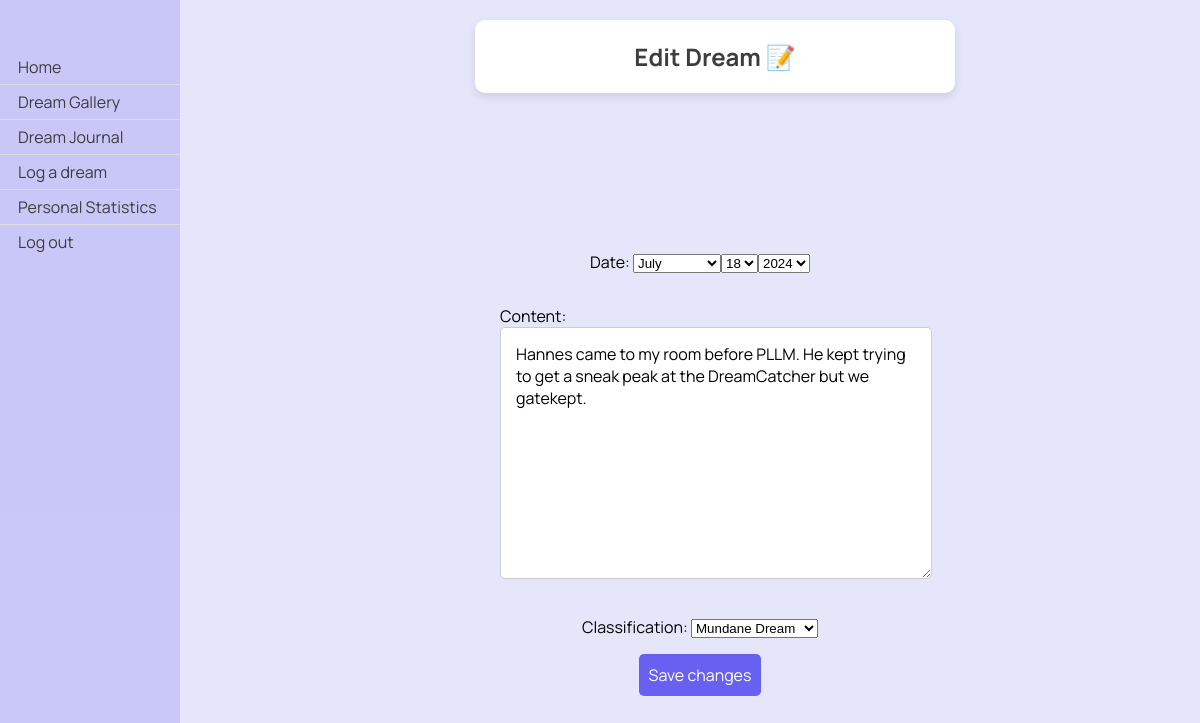
/dreams/edit_dream/216/ (signed in), run on an earlier commit of the app's database.
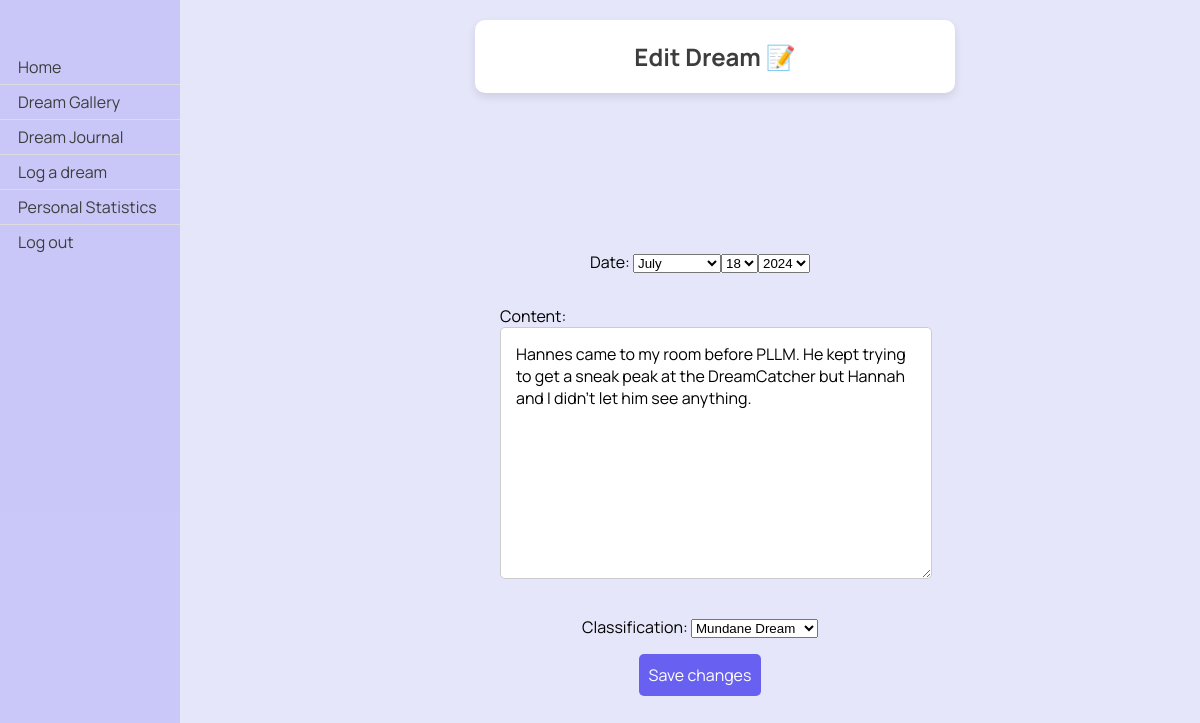
And on a later commit of the database.
### dreams/models.py (models this page shows, shortened)
class Dream(models.Model):
    classification_options = [
        ('0', 'Nightmare'),
        ('1', 'Mundane Dream'),
        ('2', 'Lucid Dream'),
        ('3', 'Existential Dream'),
    ]
    user = models.ForeignKey(User, on_delete=models.CASCADE)
    date = models.DateField()
    time = models.TimeField(default=timezone.now)
    content = models.TextField()
    shared = models.BooleanField(default=False)
    anon = models.BooleanField(default=False)
    processed = models.BooleanField(default=False)
    is_favorite = models.BooleanField(default=False)
    keywords = models.JSONField(default=list, blank=True)
    classification = models.CharField(max_length=1, choices=classification_options, blank=True, null=True, default='')
    characters = models.JSONField(default=list, blank=True)
    places = models.JSONField(default=list, blank=True)
    emotion = models.CharField(max_length=20, blank=True)
    emotion_options = ['anger', 'apprehension', 'sadness', 'confusion', 'happiness', '']
    optional_titles = models.JSONField(default=list, blank=True)
    title = models.TextField(blank=True)
    User.add_to_class('is_new', models.BooleanField(default=True))

### dreams/views.py (the view)
# urls.py: path('edit_dream/<int:dream_id>/', views.edit_dream, name='edit_dream'),
@login_required
def edit_dream(request, dream_id):
    dream = get_object_or_404(Dream, id=dream_id)
    dream_bc = dream.content
    if request.method == 'POST':
        form = DreamForm(request.POST, instance=dream)
        if form.is_valid():
            dream_ac = form.cleaned_data['content']
            dream_date = form.cleaned_data['date']
            dream_time = form.cleaned_data.get('time', dream.time)
            if dream_date > date.today():
                form.add_error('date', 'The date cannot be in the future.')
            elif dream_date < date(1970, 1, 1):
                form.add_error('date', 'The date cannot be earlier than 1970.')
            if not form.errors:
                dream.date = dream_date
                dream.time = dream_time
                dream.classification = form.cleaned_data['classification']
                if dream_bc != dream_ac:
                    dream.content = dream_ac
                    dream.add_metadata()  # only generate metadata again if content was changed
                dream.save()
                return redirect('dreams:dream_journal')
    else:
        form = DreamForm(instance=dream)
    return render(request, 'dreams/edit_dream.html', {'form': form})

### dreams/forms.py
class DreamForm(forms.ModelForm):
    current_day = date.today()
    current_year = current_day.year
    date = forms.DateField(label='Date', widget=forms.SelectDateWidget(years=range(1970, current_year+1)), required=False)
    class Meta:
        model = Dream
        fields = ['date', 'content', 'classification']

### dreams/templates/dreams/edit_dream.html (shortened to what this page needs)
{% load static %}
<!DOCTYPE html>
<html lang="en">
<head>
    <link rel="stylesheet" type="text/css" href="{% static 'css/styles.css' %}">
</head>
<body>
    <div class="sidenav">
        <a href="/">Home</a>
        <a href="{% url 'dreams:gallery' %}">Dream Gallery</a>
        <a href="{% url 'dreams:dream_journal' %}">Dream Journal</a>
        <a href="{% url 'dreams:log_dream' %}">Log a dream</a>
        <a href="{% url 'dreams:personal_statistics' %}">Personal Statistics</a>
        <a href="{% url 'logout' %}">Log out</a>
    </div>
    <div class="header">
        <h2>Edit Dream 📝</h2>
    </div>
    <div class="container">
        <form class="form-container" method="post">
            {{ form.as_p }}
            <button type="submit">Save changes</button>
        </form>
    </div>
</body>
</html>

What changed in the data, as far as the page shows it:
changed Dream "Mundane Dream": content "Hannes came to my room before PLLM. He kept trying to get a sneak peak at the DreamCatcher but we gatekept." → "Hannes came to my room before PLLM. He kept trying to get a sneak peak at the DreamCatcher but Hannah and I didn't let him see anything."
